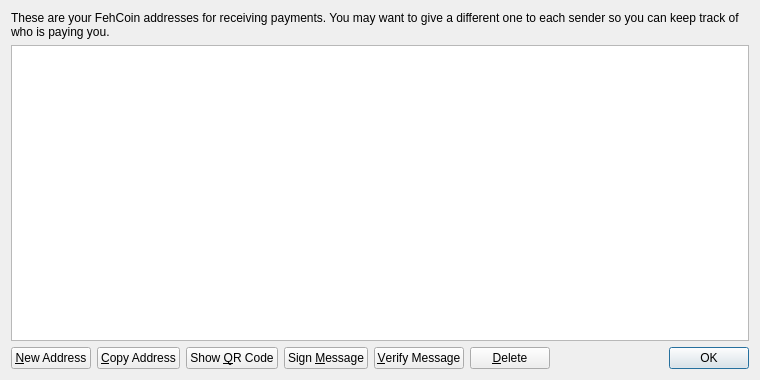
<?xml version="1.0" encoding="UTF-8"?>
<ui version="4.0">
 <class>AddressBookPage</class>
 <widget class="QWidget" name="AddressBookPage">
  <property name="geometry">
   <rect>
    <x>0</x>
    <y>0</y>
    <width>760</width>
    <height>380</height>
   </rect>
  </property>
  <property name="windowTitle">
   <string>Address Book</string>
  </property>
  <layout class="QVBoxLayout" name="verticalLayout">
   <item>
    <widget class="QLabel" name="labelExplanation">
     <property name="text">
      <string>These are your FehCoin addresses for receiving payments. You may want to give a different one to each sender so you can keep track of who is paying you.</string>
     </property>
     <property name="textFormat">
      <enum>Qt::PlainText</enum>
     </property>
     <property name="wordWrap">
      <bool>true</bool>
     </property>
    </widget>
   </item>
   <item>
    <widget class="QTableView" name="tableView">
     <property name="contextMenuPolicy">
      <enum>Qt::CustomContextMenu</enum>
     </property>
     <property name="toolTip">
      <string>Double-click to edit address or label</string>
     </property>
     <property name="tabKeyNavigation">
      <bool>false</bool>
     </property>
     <property name="alternatingRowColors">
      <bool>true</bool>
     </property>
     <property name="selectionMode">
      <enum>QAbstractItemView::SingleSelection</enum>
     </property>
     <property name="selectionBehavior">
      <enum>QAbstractItemView::SelectRows</enum>
     </property>
     <property name="sortingEnabled">
      <bool>true</bool>
     </property>
     <attribute name="verticalHeaderVisible">
      <bool>false</bool>
     </attribute>
    </widget>
   </item>
   <item>
    <layout class="QHBoxLayout" name="horizontalLayout">
     <item>
      <widget class="QPushButton" name="newAddressButton">
       <property name="toolTip">
        <string>Create a new address</string>
       </property>
       <property name="text">
        <string>&amp;New Address</string>
       </property>
       <property name="icon">
        <iconset resource="../bitcoin.qrc">
         <normaloff>:/icons/add</normaloff>:/icons/add</iconset>
       </property>
      </widget>
     </item>
     <item>
      <widget class="QPushButton" name="copyToClipboard">
       <property name="toolTip">
        <string>Copy the currently selected address to the system clipboard</string>
       </property>
       <property name="text">
        <string>&amp;Copy Address</string>
       </property>
       <property name="icon">
        <iconset resource="../bitcoin.qrc">
         <normaloff>:/icons/editcopy</normaloff>:/icons/editcopy</iconset>
       </property>
      </widget>
     </item>
     <item>
      <widget class="QPushButton" name="showQRCode">
       <property name="text">
        <string>Show &amp;QR Code</string>
       </property>
       <property name="icon">
        <iconset resource="../bitcoin.qrc">
         <normaloff>:/icons/qrcode</normaloff>:/icons/qrcode</iconset>
       </property>
      </widget>
     </item>
     <item>
      <widget class="QPushButton" name="signMessage">
       <property name="toolTip">
        <string>Sign a message to prove you own a FehCoin address</string>
       </property>
       <property name="text">
        <string>Sign &amp;Message</string>
       </property>
       <property name="icon">
        <iconset resource="../bitcoin.qrc">
         <normaloff>:/icons/edit</normaloff>:/icons/edit</iconset>
       </property>
      </widget>
     </item>
     <item>
      <widget class="QPushButton" name="verifyMessage">
       <property name="toolTip">
        <string>Verify a message to ensure it was signed with a specified FehCoin address</string>
       </property>
       <property name="text">
        <string>&amp;Verify Message</string>
       </property>
       <property name="icon">
        <iconset resource="../bitcoin.qrc">
         <normaloff>:/icons/transaction_0</normaloff>:/icons/transaction_0</iconset>
       </property>
      </widget>
     </item>
     <item>
      <widget class="QPushButton" name="deleteButton">
       <property name="toolTip">
        <string>Delete the currently selected address from the list</string>
       </property>
       <property name="text">
        <string>&amp;Delete</string>
       </property>
       <property name="icon">
        <iconset resource="../bitcoin.qrc">
         <normaloff>:/icons/remove</normaloff>:/icons/remove</iconset>
       </property>
      </widget>
     </item>
     <item>
      <spacer name="horizontalSpacer">
       <property name="orientation">
        <enum>Qt::Horizontal</enum>
       </property>
       <property name="sizeHint" stdset="0">
        <size>
         <width>40</width>
         <height>20</height>
        </size>
       </property>
      </spacer>
     </item>
     <item>
      <widget class="QDialogButtonBox" name="buttonBox">
       <property name="sizePolicy">
        <sizepolicy hsizetype="Maximum" vsizetype="Fixed">
         <horstretch>0</horstretch>
         <verstretch>0</verstretch>
        </sizepolicy>
       </property>
       <property name="standardButtons">
        <set>QDialogButtonBox::Ok</set>
       </property>
      </widget>
     </item>
    </layout>
   </item>
  </layout>
 </widget>
 <resources>
  <include location="../bitcoin.qrc"/>
 </resources>
 <connections/>
</ui>
